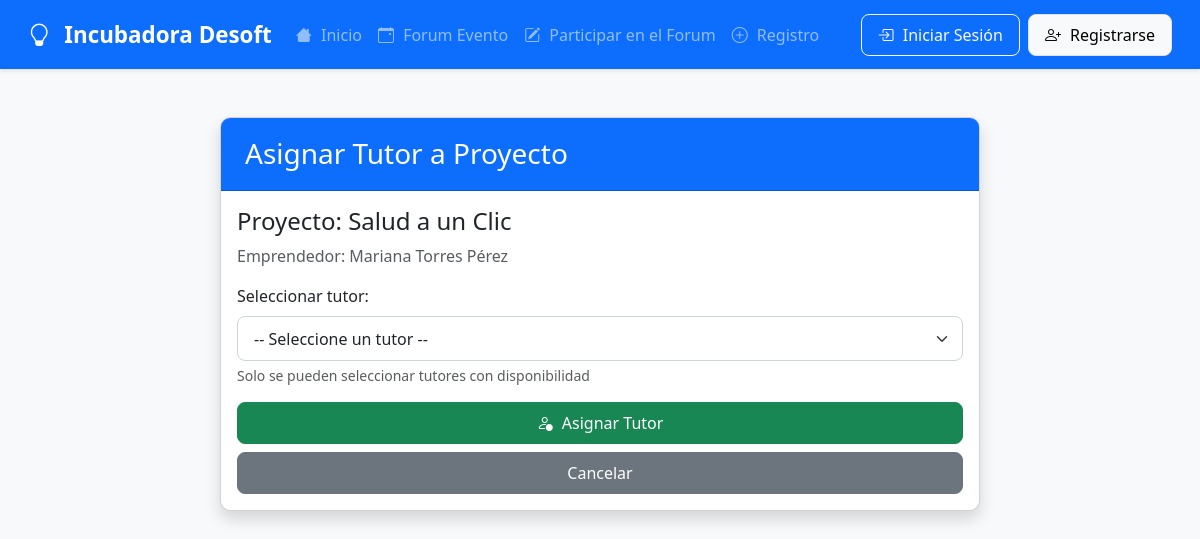
/proyecto/3/asignar-tutor/, run on the app's committed database.
### emprendedores/models.py (models this page shows, shortened)
class Proyecto(models.Model):
    ESTADOS = (
        ('pendiente', 'Pendiente'),
        ('revision', 'En revisión'),
        ('aceptado', 'Aceptado'),
        ('asignado', 'En proceso'),
        ('rechazado', 'Rechazado'),
        ('finalizado', 'Finalizado'),
    )
    SECTORES = (
        ('tecnologia', 'Tecnología'),
        ('salud', 'Salud'),
        ('educacion', 'Educación'),
        ('finanzas', 'Finanzas'),
        ('comercio', 'Comercio'),
        ('otros', 'Otros'),
    )
    usuario = models.ForeignKey(User, on_delete=models.CASCADE, related_name='proyectos', null=True, blank=True)
    nombre_proyecto = models.CharField(max_length=200)
    descripcion = models.TextField()
    nombre_completo = models.CharField(max_length=100)
    email = models.EmailField()
    telefono = models.CharField(max_length=15, blank=True, null=True)
    estado = models.CharField(max_length=20, choices=ESTADOS, default='pendiente')
    sector = models.CharField(max_length=20, choices=SECTORES, default='tecnologia')
    fecha_registro = models.DateTimeField(auto_now_add=True)
    archivo_proyecto = models.FileField(upload_to='proyectos/%Y/%m/%d/', blank=True, null=True)
    progreso = models.PositiveIntegerField(default=0)
    motivo_rechazo = models.TextField(blank=True, null=True)
    presupuesto_estimado = models.DecimalField(
        max_digits=12, decimal_places=2, blank=True, null=True,
        help_text="Presupuesto estimado del proyecto en pesos"
    )
    tutor = models.ForeignKey('Tutor', on_delete=models.SET_NULL, null=True, blank=True,
                            related_name='proyectos_tutorizados')
    class Meta:
        ordering = ['-fecha_registro']

### emprendedores/views.py (the view, shortened to what this page needs)
def asignar_tutor(request, proyecto_id):
    proyecto = get_object_or_404(Proyecto, id=proyecto_id)
    tutores_disponibles = Tutor.objects.all()
    return render(request, 'emprendedores/asignar_tutor.html', {
        'proyecto': proyecto,
        'tutores': tutores_disponibles
    })

### emprendedores/models.py (called while the page is built)
    @property
    def proyectos_actuales(self):
        return self.proyectos_tutorizados.count()

### emprendedores/templates/emprendedores/asignar_tutor.html (shortened to what this page needs)
{% extends "emprendedores/base.html" %}
{% block content %}
<div class="container mt-5">
    <div class="row justify-content-center">
        <div class="col-md-8">
            <div class="card shadow">
                <div class="card-header bg-primary text-white">
                    <h3 class="mb-0">Asignar Tutor a Proyecto</h3>
                </div>
                <div class="card-body">
                    <h4>Proyecto: {{ proyecto.nombre_proyecto }}</h4>
                    <p class="text-muted">Emprendedor: {{ proyecto.nombre_completo }}</p>
                    <form method="post">
                        <div class="mb-3">
                            <label class="form-label">Seleccionar tutor:</label>
                            <select name="tutor_id" class="form-select" required>
                                <option value="">-- Seleccione un tutor --</option>
                            </select>
                            <div class="form-text">Solo se pueden seleccionar tutores con disponibilidad</div>
                        </div>
                        <button type="submit" class="btn btn-success w-100 py-2">
                            <i class="bi bi-person-check"></i> Asignar Tutor
                        </button>
                        <a href="{% url 'panel_admin' %}" class="btn btn-secondary w-100 mt-2">Cancelar</a>
                    </form>
                </div>
            </div>
        </div>
    </div>
</div>
{% endblock %}

### static/css/styles.css (style rules this page uses)
body { background-color: #f8f9fa; font-family: 'Segoe UI', Tahoma, Geneva, Verdana, sans-serif; color: #333; }
.container { max-width: 1400px; }
.card { border-radius: 10px; overflow: hidden; box-shadow: 0 4px 6px rgba(0, 0, 0, 0.1); transition: transform 0.3s ease; margin-bottom: 25px; }
.card-header { padding: 1.2rem 1.5rem; font-weight: 600; }
.btn { border-radius: 8px; padding: 0.5rem 1rem; font-weight: 500; transition: all 0.2s ease; }
.form-control, .form-select { border-radius: 8px; padding: 0.6rem 1rem; border: 1px solid #ced4da; transition: border-color 0.2s; }
.bi { margin-right: 5px; }
.btn .bi { margin-right: 5px; }

### data on the page
Proyecto: nombre_proyecto "Salud a un Clic", nombre_completo "Mariana Torres Pérez"
